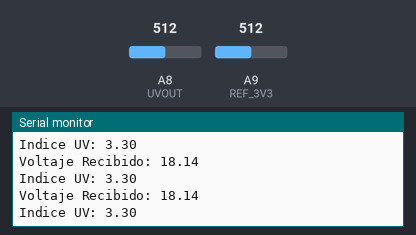
This sketch was run on a simulated Arduino Mega 2560, built with avr-gcc and run on an emulated ATmega2560. Shown: the last lines printed to the serial monitor. The test bench sets the inputs (shaded band); at power-on: A9 (REF_3V3) = 512, A8 (UVOUT) = 512.

Above: at 1.2 s.
1.3 s: A9 (REF_3V3) set to 0
At 1.88 s:
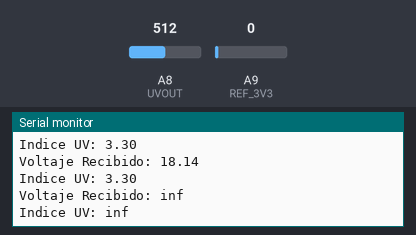
3.1 s: A8 (UVOUT) set to 0
At 3.49 s:
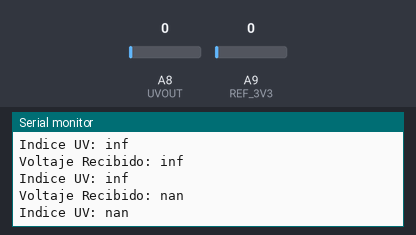
4.7 s: A9 (REF_3V3) set to 122
At 4.7 s:
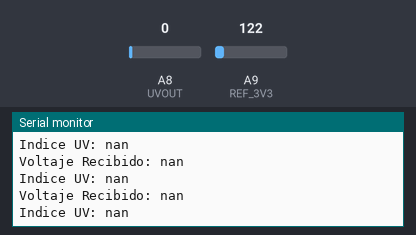
6.2 s: A8 (UVOUT) set to 306
At 6.31 s:
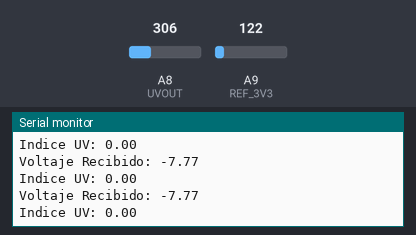
Timing chart, 0 to 8.7 s (numbered marks = the images above; inputs shaded):
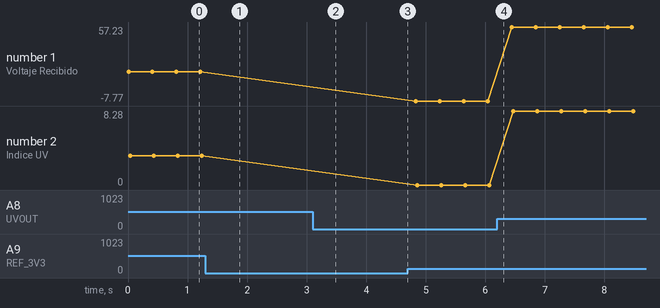

Measured:
- after the input at 1.3 s, the serial monitor: prints a new line after 0.31 s (image 1)
- after the input at 3.1 s, the serial monitor: prints a new line after 0.12 s (image 2)
- plotted number 1: 18.14 → -7.77 after the input at 4.7 s, -7.77 → 57.23 after the input at 6.2 s
- plotted number 2: 3.3 → 0 after the input at 4.7 s, 0 → 8.28 after the input at 6.2 s

The sketch:

otroIndiceUV.ino
```cpp
int UVOUT = A8; //Salida del sensor
int REF_3V3 = A9; //3.3V de encendido en el tablero Arduino
void setup()
{
  Serial.begin(9600);
  pinMode(UVOUT, INPUT);
  pinMode(REF_3V3, INPUT);
  Serial.println("MP8511");
}
void loop()
{
  int uvNivel = promedioAnalogRead(UVOUT);
  int refNivel = promedioAnalogRead(REF_3V3);
//Utilice el pin de alimentación de 3.3V como referencia para obtener un valor de salida muy preciso del sensor
  float outputVoltaje = 3.3 / refNivel * uvNivel;
  float IntencidadUV = mapfloat(outputVoltaje, 0.99, 2.9, 0.0, 15.0);
  Serial.print("Voltaje Recibido: ");
  Serial.print(IntencidadUV);
Serial.println();
  Serial.print("Indice UV: ");
  Serial.println(outputVoltaje);
  Serial.println();
  delay(400);
}

// Toma un promedio de lecturas en un pin dado
// Devuelve el promedio
int promedioAnalogRead(int pinToRead)
{
  byte NumeroLecturas = 8;
  unsigned int ValorCorriente = 0;
  for(int x = 0 ; x < NumeroLecturas ; x++)
    ValorCorriente += analogRead(pinToRead);
  ValorCorriente /= NumeroLecturas;
  return(ValorCorriente);
}
float mapfloat(float x, float in_min, float in_max, float out_min, float out_max)
{
  return (x - in_min) * (out_max - out_min) / (in_max - in_min) + out_min;
}
```
